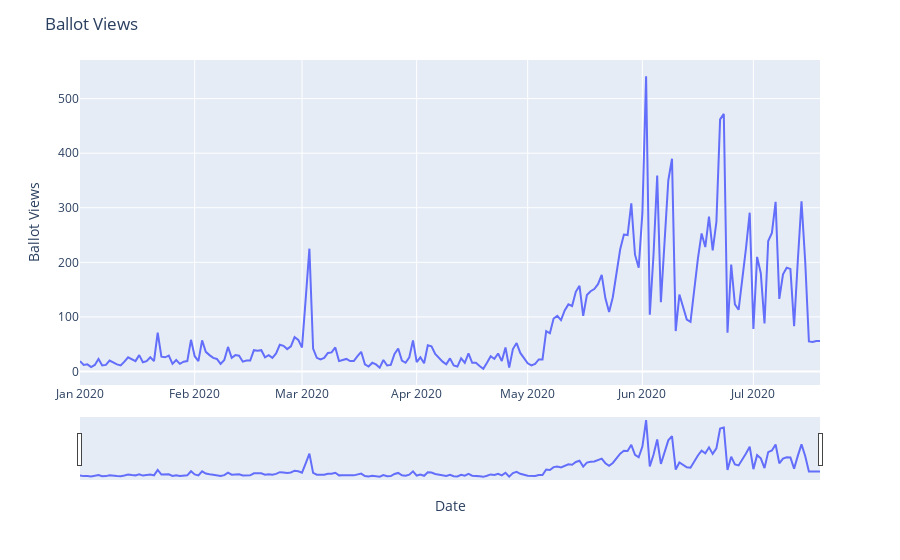

Here is the notebook cell this chart was saved with:
### Code cell
#Ballot views today
import plotly.express as px
df['date_as_integer']=pd.to_datetime(df['date_as_integer'].astype(str), format='%Y/%m/%d ')

ballot_views_data=df[['date_as_integer','ballot_views_today']]

fig=px.line(ballot_views_data, x='date_as_integer', y='ballot_views_today',labels={
                     "date_as_integer": "Date",
                     "ballot_views_today": "Ballot Views"
                 })
fig.update_xaxes(rangeslider_visible=True)
fig.update_layout(
    title="Ballot Views"
)

fig.show()

### Figure 1 — Plotly figure (JSON) as saved in the notebook; plotly's stock layout.template omitted (floating-point values rounded to 4 significant figures; data arrays with more than 128 entries replaced by an {"elided": "..."} marker saying what was removed)
{"data": [{"hovertemplate": "Date=%{x}<br>Ballot Views=%{y}<extra></extra>", "legendgroup": "", "line": {"color": "#636efa", "dash": "solid"}, "mode": "lines", "name": "", "orientation": "v", "showlegend": false, "type": "scatter", "x": {"elided": "201 str values"}, "xaxis": "x", "y": {"elided": "201 int values"}, "yaxis": "y"}], "layout": {"legend": {"tracegroupgap": 0}, "margin": {"t": 60}, "title": {"text": "Ballot Views"}, "xaxis": {"anchor": "y", "domain": [0, 1], "rangeslider": {"visible": true}, "title": {"text": "Date"}}, "yaxis": {"anchor": "x", "domain": [0, 1], "title": {"text": "Ballot Views"}}}}
